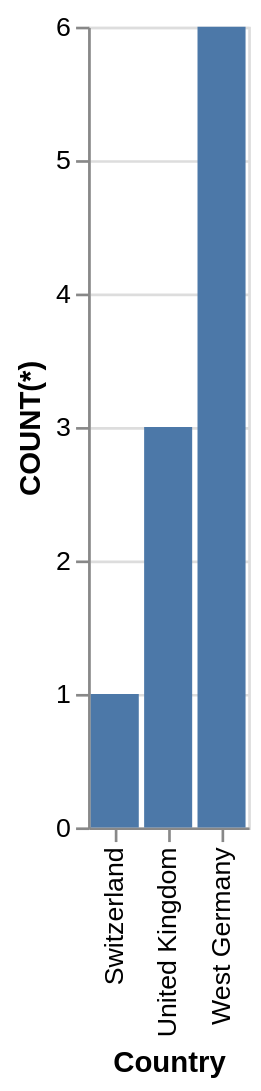

The specification (Vega-Lite) saved for this image:
### Vega-Lite specification from a JSON file in a GitHub repository (floating-point values rounded to 4 significant figures)
{"data": {"values": [{"x_data": "Switzerland", "y_data": 1}, {"x_data": "United Kingdom", "y_data": 3}, {"x_data": "West Germany", "y_data": 6}]}, "mark": "bar", "encoding": {"x": {"field": "x_data", "type": "nominal", "title": "Country", "sort": "ascending"}, "y": {"field": "y_data", "type": "quantitative", "title": "COUNT(*)"}}}
